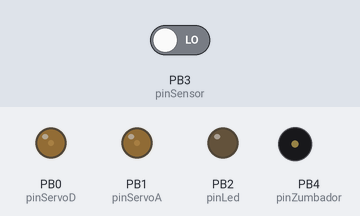
The sketch below on a simulated ATtiny85, built with avr-gcc and run on an emulated ATtiny85. On the bench: output pins drawn as LEDs (lit = HIGH), buzzer (waves = sounding, pin HIGH). The test bench sets the inputs (shaded band); at power-on: PB3 (pinSensor) LOW. Random numbers use the default seed unless the sketch sets one.

Above: at 5.9 s.
6.6 s: PB3 (pinSensor) driven HIGH
At 10.45 s:
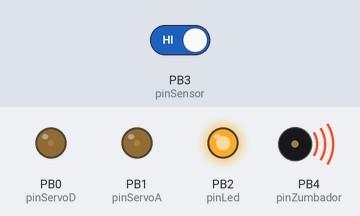
At 11.1 s:
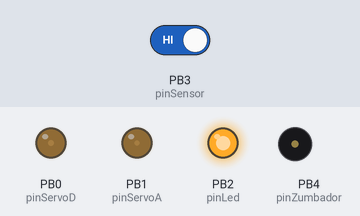
Timing chart, 0 to 32.5 s (numbered marks = the images above; inputs shaded):
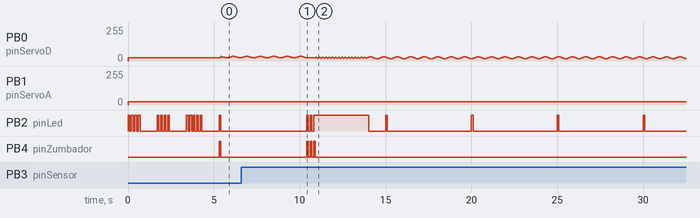

The sketch:

ServoEjercito.ino
```cpp
// (licence header left out)
#define v 4 //Velocidad del robot entre 1 y 5

//PINES
#define pinServoD 0
#define pinServoA 1
#define pinLed 2
#define pinSensor 3
#define pinZumbador 4

//CONFIGURACION
#define LedTime 5 //Periodo de parpadeo del led en el modo 0 (s)
#define BeepTime 100 //Duracion de un beep del zumbador y el led en (ms). Delay en el programa!
#define TimeGiro 5 //Tiempo que el robot gira al detectar un objeto (s)
#define TimeBailar 3 //Tiempo que el robot baila
#define VelMin 1500 //Periodo a la velocidad minima (ms)
#define VelMax 500  //Periodo a la velocidad maxima (ms)

//#define debug_Servos

#include <OscillatorAttiny.h> //Salida pwm controlando el Timer0 de ATtiny85 en los pines 0 y 1
OscillatorAttiny servoD;
OscillatorAttiny servoA;
#define PWMmin 10 //Posicion a 0º
#define PWMmax 40 //Posicion a 180º

unsigned long m0 = 0; //Contador
unsigned long m1 = 0; //Contador
unsigned long m2 = 0; //Contador
boolean led = 0; //Estado del led
int modo = 0; //Diferentes estados del robot
int velocidad = VelMin;

void setup() {

  //PinMode
  pinMode(pinServoA, OUTPUT);
  pinMode(pinServoD, OUTPUT);
  pinMode(pinLed, OUTPUT);
  pinMode(pinZumbador, OUTPUT);
  pinMode(pinSensor, INPUT);

  //Servomotores
  servoD.pwmMINMAX(PWMmin, PWMmax);
  servoA.pwmMINMAX(PWMmin, PWMmax);
  servoD.attach(pinServoD);
  servoA.attach(pinServoA);

  //Semilla aleatoria
  randomSeed(micros());

  //Inicio
  Home();
  velocidad = map(v, 1, 5, VelMin, VelMax);
  LedBeep(v); //El led parpadea segun el modo en el que se encuentre 1 - 5
  delay(1000);
  LedBeep(v);
  delay(1000);
  LedBeep(v + 1);
  delay(1000);
}

//////////        //////////
//////////  LOOP  //////////
//////////        //////////

void loop() {
#ifdef debug_Servos
  for (int i = PWMmin; i < PWMmax; ++i) {
    if (i == PWMmin) digitalWrite(pinLed, HIGH);
    else digitalWrite(pinLed, LOW);
    OCR0A = i;
    OCR0B = i;
    delay(100);
  }
  for (int i = PWMmax; i > PWMmin; --i) {
    OCR0A = i;
    OCR0B = i;
    delay(100);
  }
#else

  //MODO 0: normal, no objeto detectado, avanzar
  if (modo == 0) {
    Avanzar(1);
    ParpadeoLed(LedTime * 1000);
    if (ObjetoDetectado()) modo = 1; //Entrar en MODO 1
    else if (m2 != millis() / 10000) {
      m2 = millis() / 10000;
      if (random(0, 7) == 0) modo = 2; //Entrar en MODO 2 (Aleatorio)
    }
  }

  //MODO 1: objeto detectado, girar a la derecha o la izquierda
  if (modo == 1) {
    randomSeed(millis()); //Nueva semilla de numeros aleatorios
    ZumbadorLedBeep(1);
    GirarIzquierda(TimeGiro * 1000);
    if (ObjetoDetectado()) modo = 2;//Entrar en MODO 2
    else modo = 0; //Volver a MODO 0
  }

  //MODO 2: BAILAR
  if (modo == 2) {
    ZumbadorLedBeep(3);
    digitalWrite(pinLed, HIGH);
    Bailar(TimeBailar * 1000);
    digitalWrite(pinLed, LOW);
    modo = 0;
  }

#endif
}

/////////////////////////////////////

boolean ObjetoDetectado() {
  if (digitalRead(pinSensor)) return 0;
  else return 1;
}

void Bailar(int t) {
  servoA.Reset();
  servoD.Reset();
  ServoDelante(0, 30, 200, 0);
  ServoAtras(0, 10, 200, 180);
  unsigned long tf = millis() + t;
  while (millis() < tf) {
    servoA.refresh();
    servoD.refresh();
  }
}

void GirarIzquierda(int t) {
  servoA.Reset();
  servoD.Reset();
  ServoDelante(30, 30, velocidad, 90);
  ServoAtras(0, 10, velocidad, 0);
  unsigned long tf = millis() + t;
  while (millis() < tf) {
    servoA.refresh();
    servoD.refresh();
  }
}

void Avanzar(int t) {
  ServoDelante(0, 45, velocidad, 0);
  ServoAtras(0, 10, velocidad, 90);
  unsigned long tf = millis() + t;
  while (millis() < tf) {
    servoA.refresh();
    servoD.refresh();
  }
}

void ServoDelante(int O, int A, int T, int PH) {
  servoD.SetO(O); //Offset
  servoD.SetA(A); //Amplitud
  servoD.SetT(T); //Periodo
  servoD.SetPh(PH); //Fase
}

void ServoAtras(int O, int A, int T, int PH) {
  servoA.SetO(O); //Offset
  servoA.SetA(A); //Amplitud
  servoA.SetT(T); //Periodo
  servoA.SetPh(PH); //Fase
}

void Home() {
  servoA.SetPosition(90);
  servoD.SetPosition(90);
}

void ParpadeoLed(int T) {
  if (!led) {
    if (m0 != millis() / T) {
      m0 = millis() / T;
      m1 = millis() + BeepTime;
      digitalWrite(pinLed, HIGH);
      led = 1;
    }
  }
  else {
    if (millis() >= m1) {
      digitalWrite(pinLed, LOW);
      led = 0;
    }
  }
}

void ZumbadorBeep(int n) {
  for (int i = 0; i < n; i++) {
    digitalWrite(pinZumbador, HIGH);
    delay(BeepTime);
    digitalWrite(pinZumbador, LOW);
    if (i != n - 1) delay(BeepTime);
  }
}

void LedBeep(int n) {
  for (int i = 0; i < n; i++) {
    digitalWrite(pinLed, HIGH);
    delay(BeepTime);
    digitalWrite(pinLed, LOW);
    if (i != n - 1) delay(BeepTime);
  }
}

void ZumbadorLedBeep(int n) {
  for (int i = 0; i < n; i++) {
    digitalWrite(pinLed, HIGH);
    digitalWrite(pinZumbador, HIGH);
    delay(BeepTime);
    digitalWrite(pinLed, LOW);
    digitalWrite(pinZumbador, LOW);
    if (i != n - 1) delay(BeepTime);
  }
}
```

OscillatorAttiny.h
```cpp
// (licence header left out)
#ifndef OscillatorAttiny_h
#define OscillatorAttiny_h

//-- Macro for converting from degrees to radians
#ifndef DEG2RAD
  #define DEG2RAD(g) ((g)*M_PI)/180
#endif


class OscillatorAttiny
{
  public:
    OscillatorAttiny(int trim=0) {_trim=trim;};
    void attach(int pin, bool rev =false);
    void detach();

    void SetA(unsigned int A) {_A=A;};
    void SetO(unsigned int O) {_O=O;};
    void SetPh(double Ph) {_phase0=Ph;};
    void SetT(unsigned int T);
    void SetTrim(int trim){_trim=trim;};
    int getTrim() {return _trim;};
    void SetPosition(int position);
    void Stop() {_stop=true;};
    void Play() {_stop=false;};
    void Reset() {_phase=0;};
    void refresh();
    void pwmMINMAX(int SERVOMIN_, int SERVOMAX_);

  private:
    bool next_sample();

  private:

    //-- Servo that is attached to the oscillator
    //Servo _servo;
    int ServoDir;
    void SetServo(int angulo);
    int SERVOMIN; // this is the 'Minimum' pulse length count (out of 4096)
    int SERVOMAX; // this is the 'maximum' pulse length count (out of 4096)

    //-- Oscillators parameters
    unsigned int _A;  //-- Amplitude (degrees)
    unsigned int _O;  //-- Offset (degrees)
    unsigned int _T;  //-- Period (miliseconds)
    double _phase0;   //-- Phase (radians)

    //-- Internal variables
    int _pos;         //-- Current servo pos
    int _trim;        //-- Calibration offset
    double _phase;    //-- Current phase
    double _inc;      //-- Increment of phase
    double _N;        //-- Number of samples
    unsigned int _TS; //-- sampling period (ms)

    long _previousMillis;
    long _currentMillis;

    //-- Oscillation mode. If true, the servo is stopped
    bool _stop;

    //-- Reverse mode
    bool _rev;
};

#endif
```
